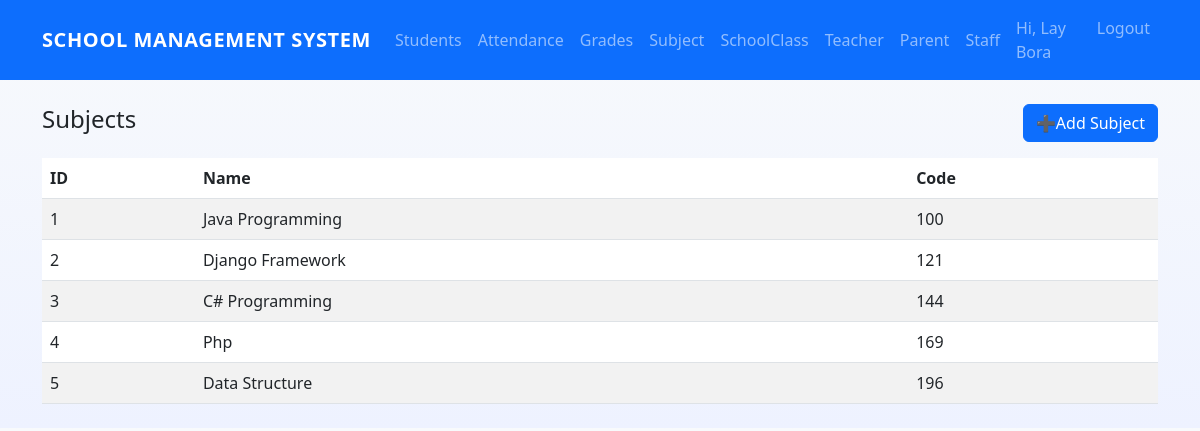
The app's page /subjects/ (signed in) with its own data.
### core/models.py (models this page shows, shortened)
class User(AbstractUser):
    ROLE_CHOICES = (
        ('admin','Admin'),
        ('teacher','Teacher'),
        ('student','Student'),
        ('parent','Parent'),
        ('staff','Staff'),
    )
    role = models.CharField(max_length=10, choices=ROLE_CHOICES, default='student')
    phone = models.CharField(max_length=20, blank=True)

class Subject(models.Model):
    name = models.CharField(max_length=120)
    code = models.CharField(max_length=50, blank=True)

### core/views.py (the view)
# urls.py: path("subjects/", SubjectListView.as_view(), name="subject_list"),
class SubjectListView(LoginRequiredMixin, ListView):
    model = Subject
    template_name = "core/subject_list.html"
    context_object_name = "subjects"

### templates/core/subject_list.html
{% extends 'core/base.html' %}
{% block content %}
<div class="d-flex justify-content-between align-items-center mb-3">
    <h1 class="h4">Subjects</h1>
    <a class="btn btn-primary" href="{% url 'subject_create' %}">➕Add Subject</a>
  </div>
<table class="table table-striped table-hover">
    <thead><tr><th>ID</th><th>Name</th><th>Code</th></tr></thead>
    <tbody>
    {% for s in subjects %}
    <tr>
        <td>{{ s.id }}</td>
        <td>{{ s.name }}</td>
        <td>{{ s.code }}</td>
    </tr>
    {% endfor %}
    </tbody>
</table>
{% endblock %}

### templates/core/base.html (shortened to what this page needs)
 {% load static %}
<!doctype html>
<html>
  <head>
    <link href="https://cdn.jsdelivr.net/npm/bootstrap@5.3.0/dist/css/bootstrap.min.css" rel="stylesheet">
    <link href="{% static 'css/style.css' %}" rel="stylesheet">
  </head>
  <body>
    <nav class="navbar navbar-expand-lg navbar-dark bg-primary">
      <div class="container">
        <a class="navbar-brand fw-bold text-uppercase fw-bolder " href="{% url 'dashboard' %}">School Management System</a>
        <div class="collapse navbar-collapse" id="nav">
          <ul class="navbar-nav me-auto mb-2 mb-lg-0">
            <li class="nav-item"><a class="nav-link" href="{% url 'students' %}">Students</a></li>
            <li class="nav-item"><a class="nav-link" href="{% url 'attendance-list' %}">Attendance</a></li>
            <li class="nav-item"><a class="nav-link" href="{% url 'grades' %}">Grades</a></li>
            <li class="nav-item"><a class="nav-link" href="{% url 'subject_list' %}">Subject</a></li>
            <li class="nav-item"><a class="nav-link" href="{% url 'class-list'%}">SchoolClass</a></li>
            <li class="nav-item"><a class="nav-link" href="{% url 'teacher_list' %}">Teacher</a></li>
            <li class="nav-item"><a class="nav-link" href="{% url 'parent-list' %}">Parent</a></li>
            <li class="nav-item"><a class="nav-link" href="{% url 'staff-list' %}">Staff</a></li>
          </ul>
          <ul class="navbar-nav">
            {% if user.is_authenticated %}
              <li class="nav-item"><span class="nav-link">Hi, {{ user.first_name|default:user.username }}</span></li>
              <li class="nav-item"><a class="nav-link" href="{% url 'logout' %}?next={{ request.path }}">Logout</a></li>
            {% else %}
              <li class="nav-item"><a class="nav-link" href="{% url 'login' %}">Login</a></li>
            {% endif %}
          </ul>
        </div>
      </div>
    </nav>
    <div class="container my-4">
      {% block content %}{% endblock %}
    </div>
  </body>
</html>

### static/css/style.css (style rules this page uses)
body { background: linear-gradient(180deg,#f8fafc,#eef2ff); }
.navbar-brand { letter-spacing: .6px; }

### records on screen
User: first_name "Lay Bora"
Subject: id "1", name "Java Programming", code "100"
Subject: id "2", name "Django Framework", code "121"
Subject: id "3", name "C# Programming", code "144"
Subject: id "4", name "Php", code "169"
Subject: id "5", name "Data Structure", code "196"
